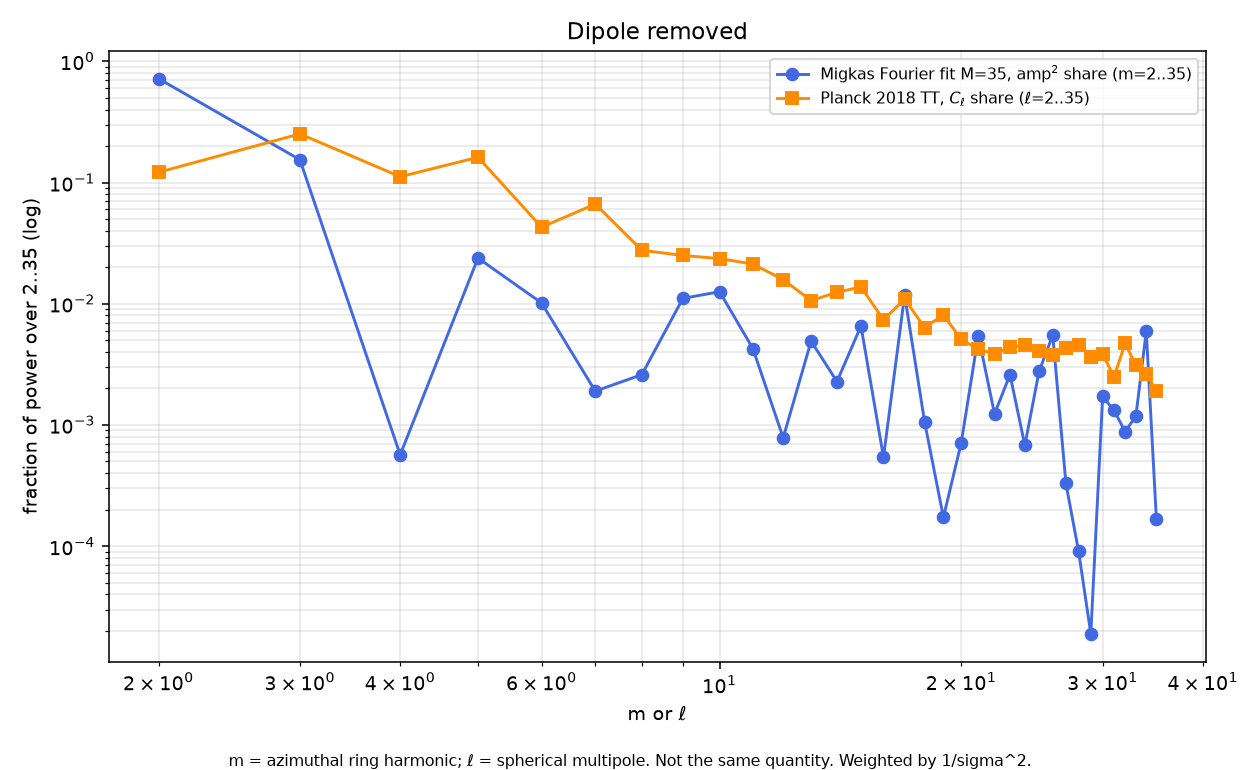

Generate this figure with Python:
# Weighted Fourier-series fit to Migkas A/A_all, M=35; dipole removed: shares over m=2..35 vs Planck 2018 TT C_l shares over l=2..35.
import numpy as np,matplotlib;matplotlib.use('Agg');import matplotlib.pyplot as plt
d=np.genfromtxt('/workspace/cosmology/migkas/fig6_digitized.csv',delimiter=',',names=True);l,y=d['l_deg'],d['A_over_Aall'];s=.5*(d['A_err_low']+d['A_err_high'])
L=np.radians(l);M=35;X=np.stack([np.ones_like(L)]+sum([[np.cos(k*L),np.sin(k*L)] for k in range(1,M+1)],[]),1)
co=np.linalg.lstsq(X/s[:,None],y/s,rcond=None)[0];a2=(co[1::2]**2+co[2::2]**2)[1:];m=np.arange(2,M+1);f=a2/a2.sum()
P=np.loadtxt('COM_PowerSpect_CMB-TT-full_R3.01.txt')[:34];C=P[:,1]*2*np.pi/(P[:,0]*(P[:,0]+1));g=C/C.sum()
fig,ax=plt.subplots(figsize=(9,5.5));ax.loglog(m,f,'o-',color='royalblue',label='Migkas Fourier fit M=35, amp$^2$ share (m=2..35)')
ax.loglog(P[:,0],g,'s-',color='darkorange',label='Planck 2018 TT, $C_\\ell$ share ($\\ell$=2..35)')
ax.set(xlabel='m or $\\ell$',ylabel='fraction of power over 2..35 (log)',title='Dipole removed');ax.grid(alpha=.3,which='both');ax.legend(fontsize=8)
fig.text(.5,.005,'m = azimuthal ring harmonic; $\\ell$ = spherical multipole. Not the same quantity. Weighted by 1/sigma^2.',ha='center',fontsize=8)
plt.tight_layout(rect=[0,.03,1,1]);plt.savefig('A_fourier_fit_power_noDipole_M35.png',dpi=140)
print(np.round(100*f[:7],1),np.round(100*g[:7],1),round(100*f[7:].sum(),1),round(100*g[7:].sum(),1))
